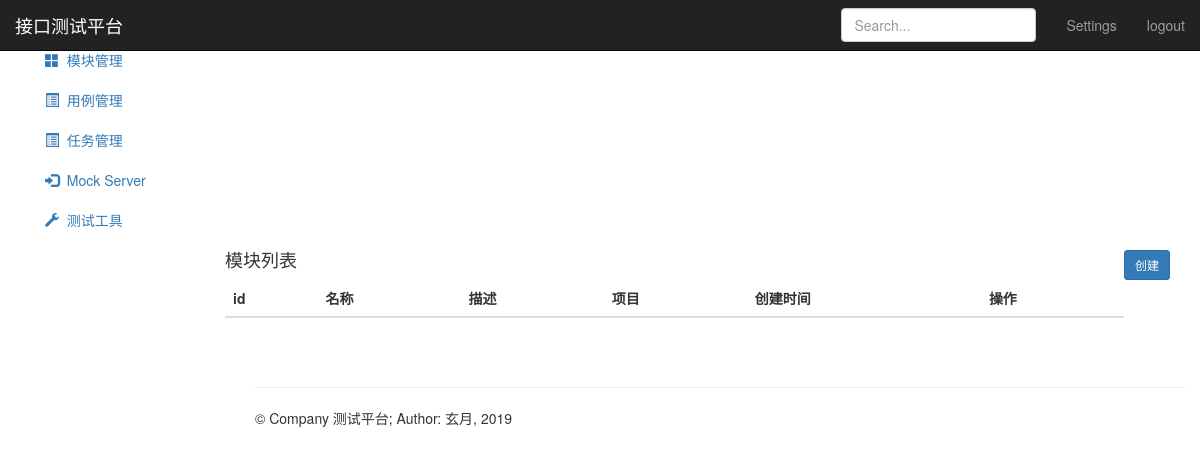
Page /module/ (signed in) on the earlier database version.
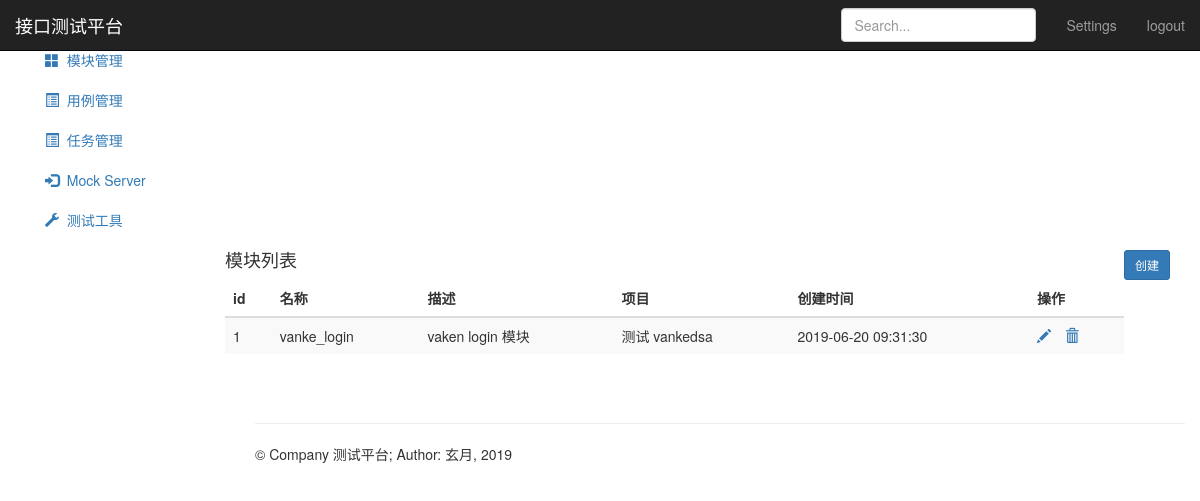
Same page on the later database version.
### module_app/models.py (models this page shows, shortened)
class Module(models.Model):
    project = models.ForeignKey(Project, on_delete=models.CASCADE)
    name = models.CharField("名称", max_length=50, null=False)
    describe = models.TextField("描述", default="")
    create_time = models.DateTimeField("创建时间", auto_now_add=True)

### project_app/models.py (models this page shows)
class Project(models.Model):
    name = models.CharField("名称", max_length=50, null=False)
    describe = models.TextField("描述", default="")
    status = models.BooleanField("状态", default=1)
    update_time = models.DateTimeField(auto_now=True)
    create_time = models.DateTimeField(auto_now_add=True)
    def __str__(self):
        return self.name

### module_app/views.py (the view)
# urls.py: path('', views.module_manage),
@login_required
def module_manage(request):
    if request.method == "GET":
        module_all = Module.objects.all()
        return render(request, "module.html", {"modules": module_all, "type": "list"})

### templates/module.html (shortened to what this page needs)
{%  extends "base.html" %}
{% block base %}
    <nav class="navbar navbar-inverse navbar-fixed-top">
        <div class="container-fluid">
            <div class="navbar-header">
                <a class="navbar-brand" href="#">接口测试平台</a>
            </div>
            <div id="navbar" class="navbar-collapse collapse">
                <ul class="nav navbar-nav navbar-right">
                    <li><a href="#">Settings</a></li>
                    <li><a href="/logout/">logout</a></li>
                </ul>
                <form class="navbar-form navbar-right">
                    <input type="text" class="form-control" placeholder="Search...">
                </form>
            </div>
        </div>
    </nav>
    <div class="container-fluid">
        <div class="col-sm-3 col-md-2 sidebar">
            <ul class="nav nav-sidebar">
                <li>
                    <a href="/project/">
                    </a>
                </li>
                <li class="active">
                    <a href="/module/">
                        <i class="glyphicon glyphicon-th-large"></i>&nbsp;&nbsp;模块管理
                    </a>
                </li>
            </ul>
            <ul class="nav nav-sidebar">
                <li>
                    <a href="/testcase/">
                        <i class="glyphicon glyphicon-list-alt"></i>&nbsp;&nbsp;用例管理
                    </a>
                </li>
                <li>
                    <a href="/testtask/">
                        <i class="glyphicon glyphicon-list-alt"></i>&nbsp;&nbsp;任务管理
                    </a>
                </li>
            </ul>
            <ul class="nav nav-sidebar">
                <li>
                    <a href="">
                        <i class="glyphicon glyphicon-log-in"></i>&nbsp;&nbsp;Mock Server
                    </a>
                </li>
                <li>
                    <a href="">
                        <i class="glyphicon glyphicon-wrench"></i>&nbsp;&nbsp;测试工具
                    </a>
                </li>
            </ul>
        </div>
        <div class="col-sm-9 col-sm-offset-3 col-md-10 col-md-offset-2 main">
            {% if type == "list" %}
                <h4 class="sub-header">模块列表
                    <button type="button" class="btn btn-sm btn-primary" style="float: right;"
                            onclick="location.href='/module/add_module/'">创建
                    </button>
                </h4>
                <div class="table-responsive">
                    <table class="table table-striped">
                        <thead>
                        <tr>
                            <th>id</th>
                            <th>名称</th>
                            <th>描述</th>
                            <th>项目</th>
                            <th>创建时间</th>
                            <th>操作</th>
                        </tr>
                        </thead>
                        <tbody>
                        {% for module in modules %}
                            <tr>
                                <td>{{ module.id }}</td>
                                <td>{{ module.name }}</td>
                                <td>{{ module.describe }}</td>
                                <td>{{ module.project }}</td>
                                <td>{{ module.create_time | date:"Y-m-d H:i:s" }}
                                </td>
                                <td>
                                    <a href="/module/edit_module/{{ module.id }}/">
                                        <i class="glyphicon glyphicon-pencil"></i>
                                    </a>
                                    <a href="/module/delete_module/{{ module.id }}/" style="margin-left: 10px">
                                        <i class="glyphicon glyphicon-trash"></i>
                                    </a>
                                </td>
                            </tr>
                        {% endfor %}
                        </tbody>
                    </table>
                </div>
            {% endif %}
        </div>
    </div>
{% endblock %}

### templates/base.html (shortened to what this page needs)
<!DOCTYPE html>
<html lang="en">
<head>
    <link href="https://cdn.bootcss.com/bootstrap/3.3.7/css/bootstrap.min.css" rel="stylesheet">
    <link href="https://v3.bootcss.com/examples/dashboard/dashboard.css" rel="stylesheet">
    {% load static %}
</head>
<body>
    {% block base %}
    {% endblock %}
    <div class="container there-showcase" role="main" style="float:right; width: 80%;">
        <div class="page-header"></div>
        <footer class="footer">
            <p>&copy; Company 测试平台; Author: 玄月, 2019</p>
        </footer>
    </div>
</body>
</html>

Differences in the rows shown:
added Module: id "1", name "vanke_login", describe "vaken login 模块", project "测试 vankedsa", create_time "2019-06-20 09:31:30"
